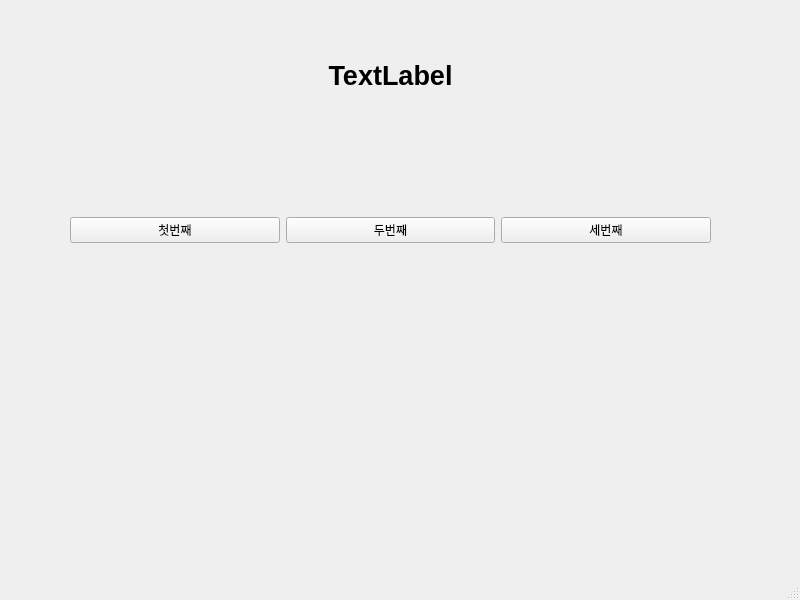
<?xml version="1.0" encoding="UTF-8"?>
<ui version="4.0">
 <class>MainWindow</class>
 <widget class="QMainWindow" name="MainWindow">
  <property name="geometry">
   <rect>
    <x>0</x>
    <y>0</y>
    <width>800</width>
    <height>600</height>
   </rect>
  </property>
  <property name="windowTitle">
   <string>MainWindow</string>
  </property>
  <widget class="QWidget" name="centralwidget">
   <widget class="QWidget" name="horizontalLayoutWidget">
    <property name="geometry">
     <rect>
      <x>70</x>
      <y>140</y>
      <width>641</width>
      <height>181</height>
     </rect>
    </property>
    <layout class="QHBoxLayout" name="horizontalLayout">
     <item>
      <widget class="QPushButton" name="pushButton_3">
       <property name="text">
        <string>첫번째</string>
       </property>
      </widget>
     </item>
     <item>
      <widget class="QPushButton" name="pushButton_2">
       <property name="text">
        <string>두번째</string>
       </property>
      </widget>
     </item>
     <item>
      <widget class="QPushButton" name="pushButton">
       <property name="text">
        <string>세번째</string>
       </property>
      </widget>
     </item>
    </layout>
   </widget>
   <widget class="QLabel" name="label">
    <property name="geometry">
     <rect>
      <x>70</x>
      <y>50</y>
      <width>641</width>
      <height>51</height>
     </rect>
    </property>
    <property name="font">
     <font>
      <pointsize>20</pointsize>
      <bold>true</bold>
     </font>
    </property>
    <property name="text">
     <string>TextLabel</string>
    </property>
    <property name="alignment">
     <set>Qt::AlignmentFlag::AlignCenter</set>
    </property>
   </widget>
  </widget>
  <widget class="QMenuBar" name="menubar">
   <property name="geometry">
    <rect>
     <x>0</x>
     <y>0</y>
     <width>800</width>
     <height>33</height>
    </rect>
   </property>
  </widget>
  <widget class="QStatusBar" name="statusbar"/>
 </widget>
 <resources/>
 <connections>
  <connection>
   <sender>pushButton_3</sender>
   <signal>clicked()</signal>
   <receiver>MainWindow</receiver>
   <slot>firstClick()</slot>
   <hints>
    <hint type="sourcelabel">
     <x>149</x>
     <y>262</y>
    </hint>
    <hint type="destinationlabel">
     <x>194</x>
     <y>315</y>
    </hint>
   </hints>
  </connection>
  <connection>
   <sender>pushButton_2</sender>
   <signal>clicked()</signal>
   <receiver>MainWindow</receiver>
   <slot>secondClick()</slot>
   <hints>
    <hint type="sourcelabel">
     <x>373</x>
     <y>266</y>
    </hint>
    <hint type="destinationlabel">
     <x>378</x>
     <y>319</y>
    </hint>
   </hints>
  </connection>
  <connection>
   <sender>pushButton</sender>
   <signal>clicked()</signal>
   <receiver>MainWindow</receiver>
   <slot>thirdClick()</slot>
   <hints>
    <hint type="sourcelabel">
     <x>604</x>
     <y>260</y>
    </hint>
    <hint type="destinationlabel">
     <x>628</x>
     <y>310</y>
    </hint>
   </hints>
  </connection>
 </connections>
 <slots>
  <slot>firstClick()</slot>
  <slot>secondClick()</slot>
  <slot>thirdClick()</slot>
 </slots>
</ui>
